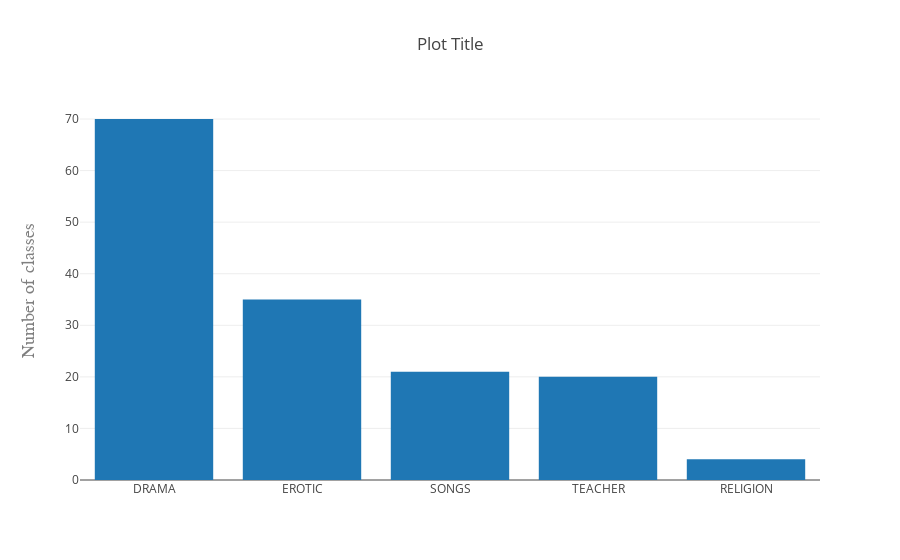

This figure's notebook cell:
### Code cell
distribution = y.value_counts()
picture = [go.Bar(
            x=distribution.index,
            y=distribution
    )]
layout = go.Layout(
    title='Plot Title',
    yaxis=dict(
        title='Number of classes',
        titlefont=dict(
            family='Courier New, monospace',
            size=18,
            color='#7f7f7f'
        )
    )
)
fig = go.Figure(data=picture, layout=layout)
offline.iplot(fig)

### Figure 1 — Plotly figure (JSON) as saved in the notebook; plotly's stock layout.template omitted (floating-point values rounded to 4 significant figures)
{"data": [{"type": "bar", "uid": "56bdb320-22eb-4593-8bf0-38c7508dccb2", "x": ["DRAMA", "EROTIC", "SONGS", "TEACHER", "RELIGION"], "y": [70, 35, 21, 20, 4]}], "layout": {"title": "Plot Title", "yaxis": {"title": "Number of classes", "titlefont": {"color": "#7f7f7f", "family": "Courier New, monospace", "size": 18}}}}
